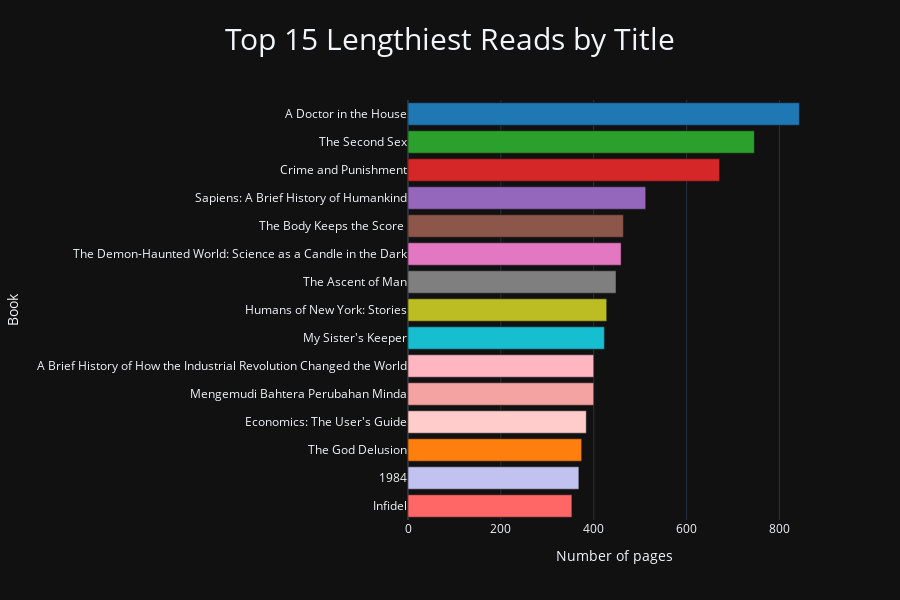

Notebook code for this chart:
### Code cell
# the thickest books Ive ever read 
import pandas as pd
import plotly.express as px

# sort pages in desc order and select the top 10
top_10_books = books.sort_values('Pages', ascending=False).head(15)

# combine author and title for label
top_10_books['Label'] = top_10_books['Title']

#colors 
colors = ['#1f77b4','#2ca02c', '#d62728', '#9467bd', 
          '#8c564b', '#e377c2', '#7f7f7f', '#bcbd22', '#17becf',
          '#f5a3a2', '#ffb6c1', '#ffcccb', '#ff7f0e', '#c2c2f0', '#ff6666']

# plot chart
fig = px.bar(
    top_10_books, 
    x='Pages',
    y='Label',
    orientation='h',
    title='Top 15 Lengthiest Reads by Title',
    labels={'Label': 'Book', 'Pages': 'Number of pages'},
    height=600,
    color=top_10_books['Label'],                            #this ensures color is mapped correctly
    color_discrete_sequence=colors,
    hover_data={'Origin': True, 'Genre':True, 'Year Published': True}, 
    template = 'plotly_dark'
)

fig.update_layout(
    title_x=0.5,
    title_font_size=30,
    yaxis={'categoryorder': 'total ascending'},
    showlegend=False,
    )

fig.show()

### Figure 1 — Plotly figure (JSON) as saved in the notebook; plotly's stock layout.template omitted (floating-point values rounded to 4 significant figures)
{"data": [{"alignmentgroup": "True", "customdata": [["Malaysia", "Autobiography", 2011]], "hovertemplate": "Book=%{y}<br>Number of pages=%{x}<br>Origin=%{customdata[0]}<br>Genre=%{customdata[1]}<br>Year Published=%{customdata[2]}<extra></extra>", "legendgroup": "A Doctor in the House", "marker": {"color": "#1f77b4", "pattern": {"shape": ""}}, "name": "A Doctor in the House", "offsetgroup": "A Doctor in the House", "orientation": "h", "showlegend": true, "textposition": "auto", "type": "bar", "x": [843], "xaxis": "x", "y": ["A Doctor in the House"], "yaxis": "y"}, {"alignmentgroup": "True", "customdata": [["France", "Feminism", 1949]], "hovertemplate": "Book=%{y}<br>Number of pages=%{x}<br>Origin=%{customdata[0]}<br>Genre=%{customdata[1]}<br>Year Published=%{customdata[2]}<extra></extra>", "legendgroup": "The Second Sex", "marker": {"color": "#2ca02c", "pattern": {"shape": ""}}, "name": "The Second Sex", "offsetgroup": "The Second Sex", "orientation": "h", "showlegend": true, "textposition": "auto", "type": "bar", "x": [746], "xaxis": "x", "y": ["The Second Sex"], "yaxis": "y"}, {"alignmentgroup": "True", "customdata": [["Russia", "Philosophy", 1866]], "hovertemplate": "Book=%{y}<br>Number of pages=%{x}<br>Origin=%{customdata[0]}<br>Genre=%{customdata[1]}<br>Year Published=%{customdata[2]}<extra></extra>", "legendgroup": "Crime and Punishment", "marker": {"color": "#d62728", "pattern": {"shape": ""}}, "name": "Crime and Punishment", "offsetgroup": "Crime and Punishment", "orientation": "h", "showlegend": true, "textposition": "auto", "type": "bar", "x": [671], "xaxis": "x", "y": ["Crime and Punishment"], "yaxis": "y"}, {"alignmentgroup": "True", "customdata": [["Israel", "History", 2011]], "hovertemplate": "Book=%{y}<br>Number of pages=%{x}<br>Origin=%{customdata[0]}<br>Genre=%{customdata[1]}<br>Year Published=%{customdata[2]}<extra></extra>", "legendgroup": "Sapiens: A Brief History of Humankind", "marker": {"color": "#9467bd", "pattern": {"shape": ""}}, "name": "Sapiens: A Brief History of Humankind", "offsetgroup": "Sapiens: A Brief History of Humankind", "orientation": "h", "showlegend": true, "textposition": "auto", "type": "bar", "x": [512], "xaxis": "x", "y": ["Sapiens: A Brief History of Humankind"], "yaxis": "y"}, {"alignmentgroup": "True", "customdata": [["Netherlands", "Psychology", 2014]], "hovertemplate": "Book=%{y}<br>Number of pages=%{x}<br>Origin=%{customdata[0]}<br>Genre=%{customdata[1]}<br>Year Published=%{customdata[2]}<extra></extra>", "legendgroup": "The Body Keeps the Score ", "marker": {"color": "#8c564b", "pattern": {"shape": ""}}, "name": "The Body Keeps the Score ", "offsetgroup": "The Body Keeps the Score ", "orientation": "h", "showlegend": true, "textposition": "auto", "type": "bar", "x": [464], "xaxis": "x", "y": ["The Body Keeps the Score "], "yaxis": "y"}, {"alignmentgroup": "True", "customdata": [["USA", "Science", 1995]], "hovertemplate": "Book=%{y}<br>Number of pages=%{x}<br>Origin=%{customdata[0]}<br>Genre=%{customdata[1]}<br>Year Published=%{customdata[2]}<extra></extra>", "legendgroup": "The Demon-Haunted World: Science as a Candle in the Dark", "marker": {"color": "#e377c2", "pattern": {"shape": ""}}, "name": "The Demon-Haunted World: Science as a Candle in the Dark", "offsetgroup": "The Demon-Haunted World: Science as a Candle in the Dark", "orientation": "h", "showlegend": true, "textposition": "auto", "type": "bar", "x": [459], "xaxis": "x", "y": ["The Demon-Haunted World: Science as a Candle in the Dark"], "yaxis": "y"}, {"alignmentgroup": "True", "customdata": [["UK", "Science", 1973]], "hovertemplate": "Book=%{y}<br>Number of pages=%{x}<br>Origin=%{customdata[0]}<br>Genre=%{customdata[1]}<br>Year Published=%{customdata[2]}<extra></extra>", "legendgroup": "The Ascent of Man", "marker": {"color": "#7f7f7f", "pattern": {"shape": ""}}, "name": "The Ascent of Man", "offsetgroup": "The Ascent of Man", "orientation": "h", "showlegend": true, "textposition": "auto", "type": "bar", "x": [448], "xaxis": "x", "y": ["The Ascent of Man"], "yaxis": "y"}, {"alignmentgroup": "True", "customdata": [["USA", "Photography", 2015]], "hovertemplate": "Book=%{y}<br>Number of pages=%{x}<br>Origin=%{customdata[0]}<br>Genre=%{customdata[1]}<br>Year Published=%{customdata[2]}<extra></extra>", "legendgroup": "Humans of New York: Stories", "marker": {"color": "#bcbd22", "pattern": {"shape": ""}}, "name": "Humans of New York: Stories", "offsetgroup": "Humans of New York: Stories", "orientation": "h", "showlegend": true, "textposition": "auto", "type": "bar", "x": [428], "xaxis": "x", "y": ["Humans of New York: Stories"], "yaxis": "y"}, {"alignmentgroup": "True", "customdata": [["USA", "Drama", 2004]], "hovertemplate": "Book=%{y}<br>Number of pages=%{x}<br>Origin=%{customdata[0]}<br>Genre=%{customdata[1]}<br>Year Published=%{customdata[2]}<extra></extra>", "legendgroup": "My Sister's Keeper", "marker": {"color": "#17becf", "pattern": {"shape": ""}}, "name": "My Sister's Keeper", "offsetgroup": "My Sister's Keeper", "orientation": "h", "showlegend": true, "textposition": "auto", "type": "bar", "x": [423], "xaxis": "x", "y": ["My Sister's Keeper"], "yaxis": "y"}, {"alignmentgroup": "True", "customdata": [["Malaysia", "Faith", 2008]], "hovertemplate": "Book=%{y}<br>Number of pages=%{x}<br>Origin=%{customdata[0]}<br>Genre=%{customdata[1]}<br>Year Published=%{customdata[2]}<extra></extra>", "legendgroup": "Mengemudi Bahtera Perubahan Minda", "marker": {"color": "#f5a3a2", "pattern": {"shape": ""}}, "name": "Mengemudi Bahtera Perubahan Minda", "offsetgroup": "Mengemudi Bahtera Perubahan Minda", "orientation": "h", "showlegend": true, "textposition": "auto", "type": "bar", "x": [400], "xaxis": "x", "y": ["Mengemudi Bahtera Perubahan Minda"], "yaxis": "y"}, {"alignmentgroup": "True", "customdata": [["UK", "History", 2010]], "hovertemplate": "Book=%{y}<br>Number of pages=%{x}<br>Origin=%{customdata[0]}<br>Genre=%{customdata[1]}<br>Year Published=%{customdata[2]}<extra></extra>", "legendgroup": "A Brief History of How the Industrial Revolution Changed the World", "marker": {"color": "#ffb6c1", "pattern": {"shape": ""}}, "name": "A Brief History of How the Industrial Revolution Changed the World", "offsetgroup": "A Brief History of How the Industrial Revolution Changed the World", "orientation": "h", "showlegend": true, "textposition": "auto", "type": "bar", "x": [400], "xaxis": "x", "y": ["A Brief History of How the Industrial Revolution Changed the World"], "yaxis": "y"}, {"alignmentgroup": "True", "customdata": [["South Korea", "Economy", 2014]], "hovertemplate": "Book=%{y}<br>Number of pages=%{x}<br>Origin=%{customdata[0]}<br>Genre=%{customdata[1]}<br>Year Published=%{customdata[2]}<extra></extra>", "legendgroup": "Economics: The User's Guide", "marker": {"color": "#ffcccb", "pattern": {"shape": ""}}, "name": "Economics: The User's Guide", "offsetgroup": "Economics: The User's Guide", "orientation": "h", "showlegend": true, "textposition": "auto", "type": "bar", "x": [384], "xaxis": "x", "y": ["Economics: The User's Guide"], "yaxis": "y"}, {"alignmentgroup": "True", "customdata": [["UK", "Faith", 2006]], "hovertemplate": "Book=%{y}<br>Number of pages=%{x}<br>Origin=%{customdata[0]}<br>Genre=%{customdata[1]}<br>Year Published=%{customdata[2]}<extra></extra>", "legendgroup": "The God Delusion", "marker": {"color": "#ff7f0e", "pattern": {"shape": ""}}, "name": "The God Delusion", "offsetgroup": "The God Delusion", "orientation": "h", "showlegend": true, "textposition": "auto", "type": "bar", "x": [374], "xaxis": "x", "y": ["The God Delusion"], "yaxis": "y"}, {"alignmentgroup": "True", "customdata": [["UK", "Dystopian", 1949]], "hovertemplate": "Book=%{y}<br>Number of pages=%{x}<br>Origin=%{customdata[0]}<br>Genre=%{customdata[1]}<br>Year Published=%{customdata[2]}<extra></extra>", "legendgroup": "1984", "marker": {"color": "#c2c2f0", "pattern": {"shape": ""}}, "name": "1984", "offsetgroup": "1984", "orientation": "h", "showlegend": true, "textposition": "auto", "type": "bar", "x": [368], "xaxis": "x", "y": ["1984"], "yaxis": "y"}, {"alignmentgroup": "True", "customdata": [["Somalia", "Faith", 2006]], "hovertemplate": "Book=%{y}<br>Number of pages=%{x}<br>Origin=%{customdata[0]}<br>Genre=%{customdata[1]}<br>Year Published=%{customdata[2]}<extra></extra>", "legendgroup": "Infidel", "marker": {"color": "#ff6666", "pattern": {"shape": ""}}, "name": "Infidel", "offsetgroup": "Infidel", "orientation": "h", "showlegend": true, "textposition": "auto", "type": "bar", "x": [353], "xaxis": "x", "y": ["Infidel"], "yaxis": "y"}], "layout": {"barmode": "relative", "height": 600, "legend": {"title": {"text": "Book"}, "tracegroupgap": 0}, "showlegend": false, "title": {"font": {"size": 30}, "text": "Top 15 Lengthiest Reads by Title", "x": 0.5}, "xaxis": {"anchor": "y", "domain": [0, 1], "title": {"text": "Number of pages"}}, "yaxis": {"anchor": "x", "categoryarray": ["Infidel", "1984", "The God Delusion", "Economics: The User's Guide", "A Brief History of How the Industrial Revolution Changed the World", "Mengemudi Bahtera Perubahan Minda", "My Sister's Keeper", "Humans of New York: Stories", "The Ascent of Man", "The Demon-Haunted World: Science as a Candle in the Dark", "The Body Keeps the Score ", "Sapiens: A Brief History of Humankind", "Crime and Punishment", "The Second Sex", "A Doctor in the House"], "categoryorder": "total ascending", "domain": [0, 1], "title": {"text": "Book"}}}}
